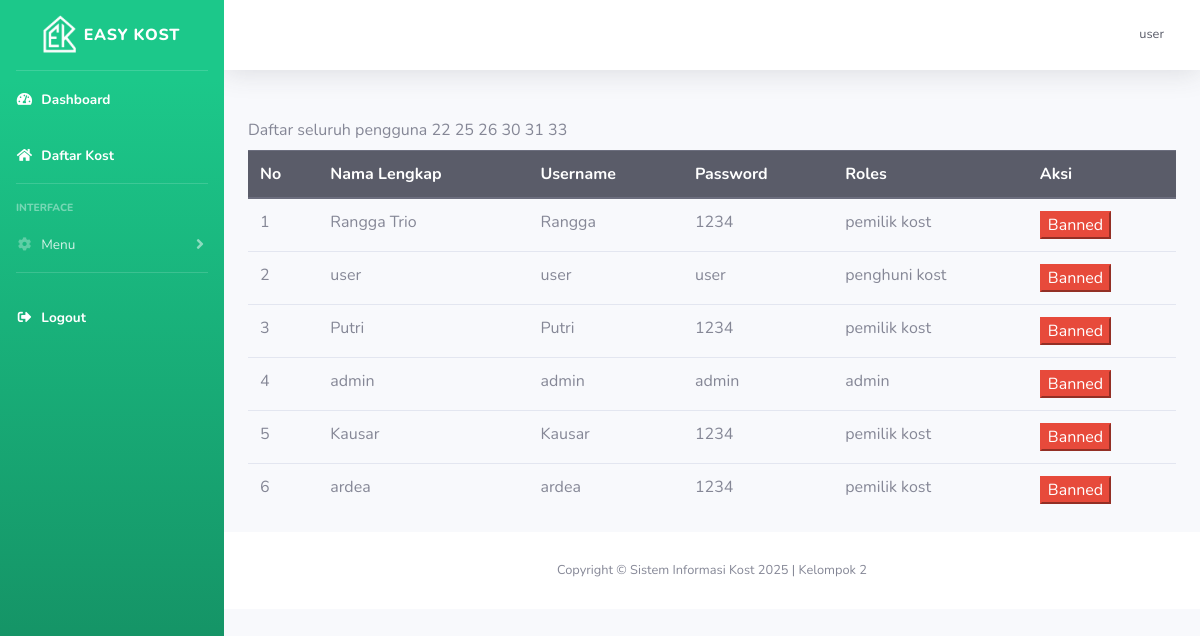
The app's page /kost/user.php (signed in) with its own data.
### tables this page shows
CREATE TABLE `user` (
  `id` int(11) NOT NULL,
  `nama_lengkap` varchar(255) NOT NULL,
  `email` varchar(255) NOT NULL,
  `username` varchar(255) NOT NULL,
  `password` varchar(255) NOT NULL,
  `no_hp` varchar(255) NOT NULL,
  `pekerjaan` varchar(255) NOT NULL,
  `jenis_kelamin` varchar(25) NOT NULL,
  `foto_ktp` varchar(255) NOT NULL,
  `foto_profil` text NOT NULL,
  `roles` int(11) NOT NULL,
  `id_kost_saya` int(11) NOT NULL
);

CREATE TABLE `roles_user` (
  `id_roles` int(11) NOT NULL,
  `nama` varchar(255) NOT NULL
);

### kost/user.php (the view, shortened to what this page needs)
<?php
include "template/header.php";
$data = mysqli_query($koneksi, "SELECT * FROM user JOIN roles_user on user.roles=roles_user.id_roles");
?>
<div class="container">
    <label for="">Daftar seluruh pengguna</label>
    <table class="table ">
        <thead class="thead-dark">
            <tr class="">
                <th>No</th>
                <th>Nama Lengkap</th>
                <th>Username</th>
                <th>Password</th>
                <th>Roles</th>
                <th>Aksi</th>
            </tr>
        </thead>
        <tbody>
            <?php
            $n = 0;
            while ($d = mysqli_fetch_array($data)) {
                $n++;
            ?>
                <tr>
                    <td><?php echo $n ?></td>
                    <td><?php echo $d['nama_lengkap'] ?></td>
                    <td><?php echo $d['username'] ?></td>
                    <td><?php echo $d['password'] ?></td>
                    <td><?php echo $d['nama'] ?></td>
                    <td>
                        <a href="php/hapus-user.php?id=<?php echo $d['id']; ?>"><button class="btn-danger">Banned</button></a>
                    </td>
                </tr>
            <?php } ?>
        </tbody>
    </table>
</div>
<?php
include "template/footer.php"
?>

### records on screen
user: nama_lengkap "Rangga Trio", username "Rangga", password "1234", roles.nama "pemilik kost"
user: nama_lengkap "user", username "user", password "user", roles.nama "penghuni kost"
user: nama_lengkap "Putri", username "Putri", password "1234", roles.nama "pemilik kost"
user: nama_lengkap "admin", username "admin", password "admin", roles.nama "admin"
user: nama_lengkap "Kausar", username "Kausar", password "1234", roles.nama "pemilik kost"
user: nama_lengkap "ardea", username "ardea", password "1234", roles.nama "pemilik kost"

### other values on screen
$_SESSION['username'] "user"
